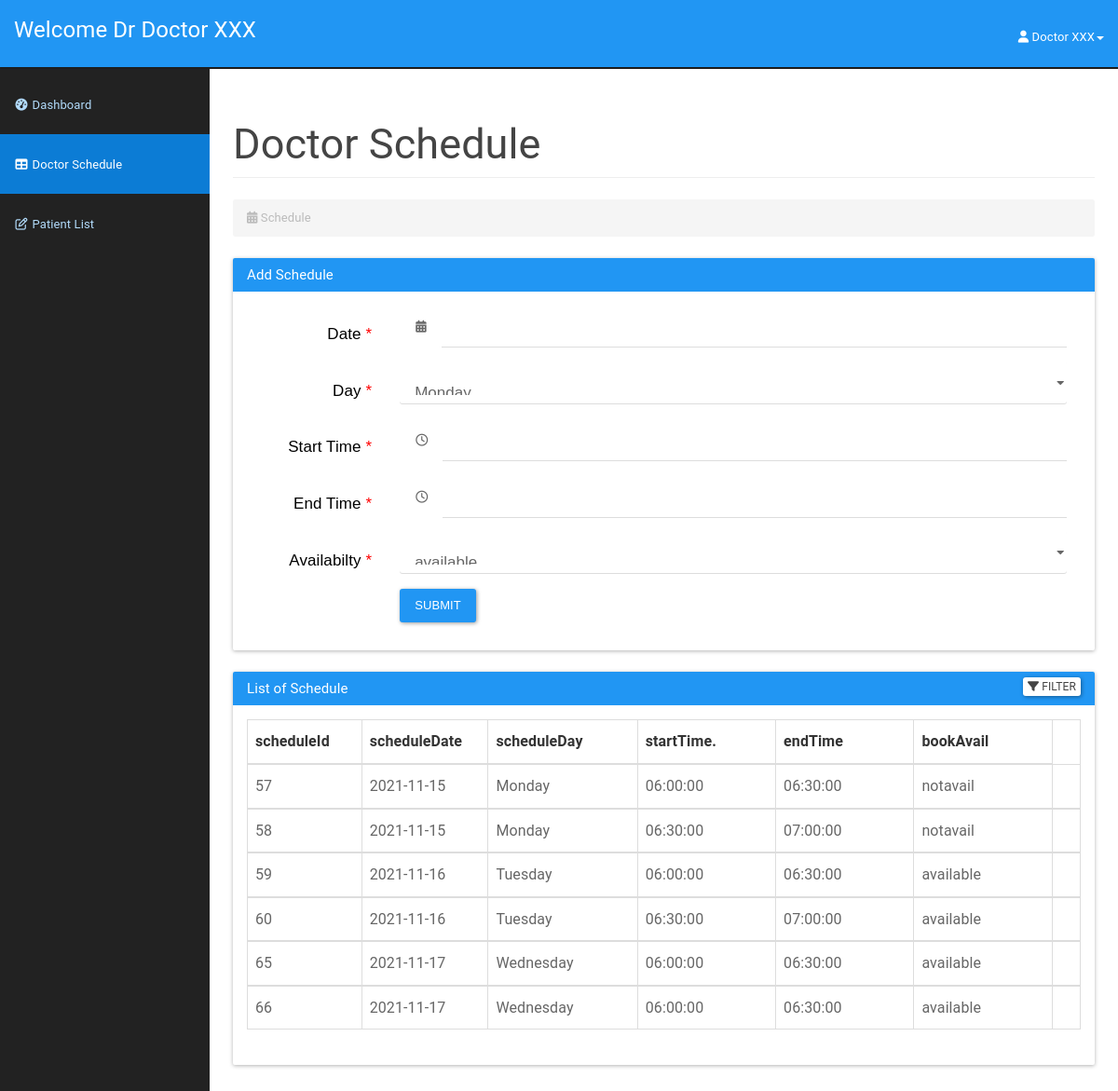
Page /doctor/addschedule.php (signed in) on the committed database.
### tables this page shows
CREATE TABLE `doctor` (
  `icDoctor` bigint(12) NOT NULL,
  `password` varchar(20) NOT NULL,
  `doctorId` int(3) NOT NULL,
  `doctorFirstName` varchar(50) NOT NULL,
  `doctorLastName` varchar(50) NOT NULL,
  `doctorAddress` varchar(100) NOT NULL,
  `doctorPhone` varchar(15) NOT NULL,
  `doctorEmail` varchar(20) NOT NULL,
  `doctorDOB` date NOT NULL
);

CREATE TABLE `doctorschedule` (
  `scheduleId` int(11) NOT NULL,
  `scheduleDate` date NOT NULL,
  `scheduleDay` varchar(15) NOT NULL,
  `startTime` time NOT NULL,
  `endTime` time NOT NULL,
  `bookAvail` varchar(10) NOT NULL
);

### doctor/addschedule.php (the view, shortened to what this page needs)
<?php
include_once '../assets/conn/dbconnect.php';
$usersession = $_SESSION['doctorSession'];
$res=mysqli_query($con,"SELECT * FROM doctor WHERE doctorId=".$usersession);
$userRow=mysqli_fetch_array($res,MYSQLI_ASSOC);
?>
<!DOCTYPE html>
<html lang="en">
    <head>
        <link href="assets/css/material.css" rel="stylesheet">
        <link href="assets/css/sb-admin.css" rel="stylesheet">
        <link href="assets/css/time/bootstrap-clockpicker.css" rel="stylesheet">
        <link href="assets/css/style.css" rel="stylesheet">
        <link href="assets/font-awesome/css/font-awesome.css" rel="stylesheet">
        <link rel="stylesheet" href="https://formden.com/static/cdn/bootstrap-iso.css" />
        <link rel="stylesheet" href="https://formden.com/static/cdn/font-awesome/4.4.0/css/font-awesome.min.css" />
    </head>
    <body>
        <div id="wrapper">
            <nav class="navbar navbar-inverse navbar-fixed-top" role="navigation">
                <div class="navbar-header">
                    <a class="navbar-brand" href="doctordashboard.php">Welcome Dr <?php echo $userRow['doctorFirstName'];?> <?php echo $userRow['doctorLastName'];?></a>
                </div>
                <ul class="nav navbar-right top-nav">
                    <li class="dropdown">
                        <a href="#" class="dropdown-toggle" data-toggle="dropdown"><i class="fa fa-user"></i> <?php echo $userRow['doctorFirstName']; ?> <?php echo $userRow['doctorLastName']; ?><b class="caret"></b></a>
                    </li>
                </ul>
                <div class="collapse navbar-collapse navbar-ex1-collapse">
                    <ul class="nav navbar-nav side-nav">
                        <li>
                            <a href="doctordashboard.php"><i class="fa fa-fw fa-dashboard"></i> Dashboard</a>
                        </li>
                        <li class="active">
                            <a href="addschedule.php"><i class="fa fa-fw fa-table"></i> Doctor Schedule</a>
                        </li>
                        <li>
                            <a href="patientlist.php"><i class="fa fa-fw fa-edit"></i> Patient List</a>
                        </li>
                    </ul>
                </div>
            </nav>
            <div id="page-wrapper">
                <div class="container-fluid">
                    <div class="row">
                        <div class="col-lg-12">
                            <h2 class="page-header">
                            Doctor Schedule
                            </h2>
                            <ol class="breadcrumb">
                                <li class="active">
                                    <i class="fa fa-calendar"></i> Schedule
                                </li>
                            </ol>
                        </div>
                    </div>
                    <div class="panel panel-primary">
                        <div class="panel-heading">
                            <h3 class="panel-title">Add Schedule</h3>
                        </div>
                        <div class="panel-body">
                            <div class="bootstrap-iso">
                             <div class="container-fluid">
                              <div class="row">
                               <div class="col-md-12 col-sm-12 col-xs-12">
                                <form class="form-horizontal" method="post">
                                 <div class="form-group form-group-lg">
                                  <label class="control-label col-sm-2 requiredField" for="date">
                                   Date
                                   <span class="asteriskField">
                                    *
                                   </span>
                                  </label>
                                  <div class="col-sm-10">
                                   <div class="input-group">
                                    <div class="input-group-addon">
                                     <i class="fa fa-calendar">
                                     </i>
                                    </div>
                                    <input class="form-control" id="date" name="date" type="text" required/>
                                   </div>
                                  </div>
                                 </div>
                                 <div class="form-group form-group-lg">
                                  <label class="control-label col-sm-2 requiredField" for="scheduleday">
                                   Day
                                   <span class="asteriskField">
                                    *
                                   </span>
                                  </label>
                                  <div class="col-sm-10">
                                   <select class="select form-control" id="scheduleday" name="scheduleday" required>
                                    <option value="Monday">
                                     Monday
                                    </option>
                                   </select>
                                  </div>
                                 </div>
                                 <div class="form-group form-group-lg">
                                  <label class="control-label col-sm-2 requiredField" for="starttime">
                                   Start Time
                                   <span class="asteriskField">
                                    *
                                   </span>
                                  </label>
                                  <div class="col-sm-10">
                                   <div class="input-group clockpicker"  data-align="top" data-autoclose="true">
                                    <div class="input-group-addon">
                                     <i class="fa fa-clock-o">
                                     </i>
                                    </div>
                                    <input class="form-control" id="starttime" name="starttime" type="text" required/>
                                   </div>
                                  </div>
                                 </div>
                                 <div class="form-group form-group-lg">
                                  <label class="control-label col-sm-2 requiredField" for="endtime">
                                   End Time
                                   <span class="asteriskField">
                                    *
                                   </span>
                                  </label>
                                  <div class="col-sm-10">
                                   <div class="input-group clockpicker"  data-align="top" data-autoclose="true">
                                    <div class="input-group-addon">
                                     <i class="fa fa-clock-o">
                                     </i>
                                    </div>
                                    <input class="form-control" id="endtime" name="endtime" type="text" required/>
                                   </div>
                                  </div>
                                 </div>
                                 <div class="form-group form-group-lg">
                                  <label class="control-label col-sm-2 requiredField" for="bookavail">
                                   Availabilty
                                   <span class="asteriskField">
                                    *
                                   </span>
                                  </label>
                                  <div class="col-sm-10">
                                   <select class="select form-control" id="bookavail" name="bookavail" required>
                                    <option value="available">
                                     available
                                    </option>
                                   </select>
                                  </div>
                                 </div>
                                 <div class="form-group">
                                  <div class="col-sm-10 col-sm-offset-2">
                                   <button class="btn btn-primary " name="submit" type="submit">
                                    Submit
                                   </button>
                                  </div>
                                 </div>
                                </form>
                               </div>
                              </div>
                             </div>
                            </div>
                        </div>
                    </div>
                    <div class="panel panel-primary filterable">
                        <div class="panel-heading">
                            <h3 class="panel-title">List of Schedule</h3>
                            <div class="pull-right">
                            <button class="btn btn-default btn-xs btn-filter"><span class="fa fa-filter"></span> Filter</button>
                        </div>
                        </div>
                        <div class="panel-body">
                        <table class="table table-hover table-bordered">
                            <thead>
                                <tr class="filters">
                                    <th><input type="text" class="form-control" placeholder="scheduleId" disabled></th>
                                    <th><input type="text" class="form-control" placeholder="scheduleDate" disabled></th>
                                    <th><input type="text" class="form-control" placeholder="scheduleDay" disabled></th>
                                    <th><input type="text" class="form-control" placeholder="startTime." disabled></th>
                                    <th><input type="text" class="form-control" placeholder="endTime" disabled></th>
                                    <th><input type="text" class="form-control" placeholder="bookAvail" disabled></th>
                                </tr>
                            </thead>
                            <?php
                            $result=mysqli_query($con,"SELECT * FROM doctorschedule");
                            while ($doctorschedule=mysqli_fetch_array($result)) {
                                echo "<tbody>";
                                echo "<tr>";
                                    echo "<td>" . $doctorschedule['scheduleId'] . "</td>";
                                    echo "<td>" . $doctorschedule['scheduleDate'] . "</td>";
                                    echo "<td>" . $doctorschedule['scheduleDay'] . "</td>";
                                    echo "<td>" . $doctorschedule['startTime'] . "</td>";
                                    echo "<td>" . $doctorschedule['endTime'] . "</td>";
                                    echo "<td>" . $doctorschedule['bookAvail'] . "</td>";
                                    echo "<form method='POST'>";
                                    echo "<td class='text-center'><a href='#' id='".$doctorschedule['scheduleId']."' class='delete'><span class='glyphicon glyphicon-trash' aria-hidden='true'></span></a>
                            </td>";
                            }
                                echo "</tr>";
                           echo "</tbody>";
                       echo "</table>";
                        ?>
                        </div>
                    </div>
                </div>
            </div>
<link rel="stylesheet" href="https://cdnjs.cloudflare.com/ajax/libs/bootstrap-datepicker/1.4.1/css/bootstrap-datepicker3.css"/>
    </body>
</html>

### doctor/assets/css/sb-admin.css (style rules this page uses)
body { margin-top: 100px; background-color: #222; }
@media (min-width:768px) { body { margin-top: 50px; } }
#wrapper { padding-left: 0; }
#page-wrapper { min-height: 900px !important; width: 100%; padding: 0; background-color: #fff; }
@media (min-width:768px) { #wrapper { padding-left: 225px; } }
@media (min-width:768px) { #page-wrapper { padding: 10px; } }
.top-nav { padding: 0 15px; }
.top-nav>li { display: inline-block; float: left; }
.top-nav>li>a { padding-top: 17px; padding-bottom: 10px; line-height: 45px; color: white; }
@media (min-width:768px) { .side-nav { position: fixed; top: 80px; left: 225px; width: 225px; margin-left: -225px; border: none; border-radius: 0; overflow-y: auto; background-color: #222; bottom: 0; overflow-x: hidden; padding-bottom: 40px; } }
@media (min-width:768px) { .side-nav>li>a { width: 225px; } }

### doctor/assets/css/style.css (style rules this page uses)
.filterable { margin-top: 15px; }
.filterable .panel-heading .pull-right { margin-top: -20px; }
.filterable .filters input[disabled] { background-color: transparent; border: none; cursor: auto; box-shadow: none; padding: 0; height: auto; }

### doctor/addschedule.php (style rules this page uses)
.bootstrap-iso .formden_header h2, .bootstrap-iso .formden_header p, .bootstrap-iso form { font-family: Arial, Helvetica, sans-serif; color: black }
.bootstrap-iso form button, .bootstrap-iso form button:hover { color: white !important; }
.asteriskField { color: red; }

### rows in the picture
doctor: doctorFirstName "Doctor", doctorLastName "XXX"
doctorschedule: scheduleId "57", scheduleDate "2021-11-15", scheduleDay "Monday", startTime "06:00:00", endTime "06:30:00", bookAvail "notavail"
doctorschedule: scheduleId "58", scheduleDate "2021-11-15", scheduleDay "Monday", startTime "06:30:00", endTime "07:00:00", bookAvail "notavail"
doctorschedule: scheduleId "59", scheduleDate "2021-11-16", scheduleDay "Tuesday", startTime "06:00:00", endTime "06:30:00", bookAvail "available"
doctorschedule: scheduleId "60", scheduleDate "2021-11-16", scheduleDay "Tuesday", startTime "06:30:00", endTime "07:00:00", bookAvail "available"
doctorschedule: scheduleId "65", scheduleDate "2021-11-17", scheduleDay "Wednesday", startTime "06:00:00", endTime "06:30:00", bookAvail "available"
doctorschedule: scheduleId "66", scheduleDate "2021-11-17", scheduleDay "Wednesday", startTime "06:00:00", endTime "06:30:00", bookAvail "available"
